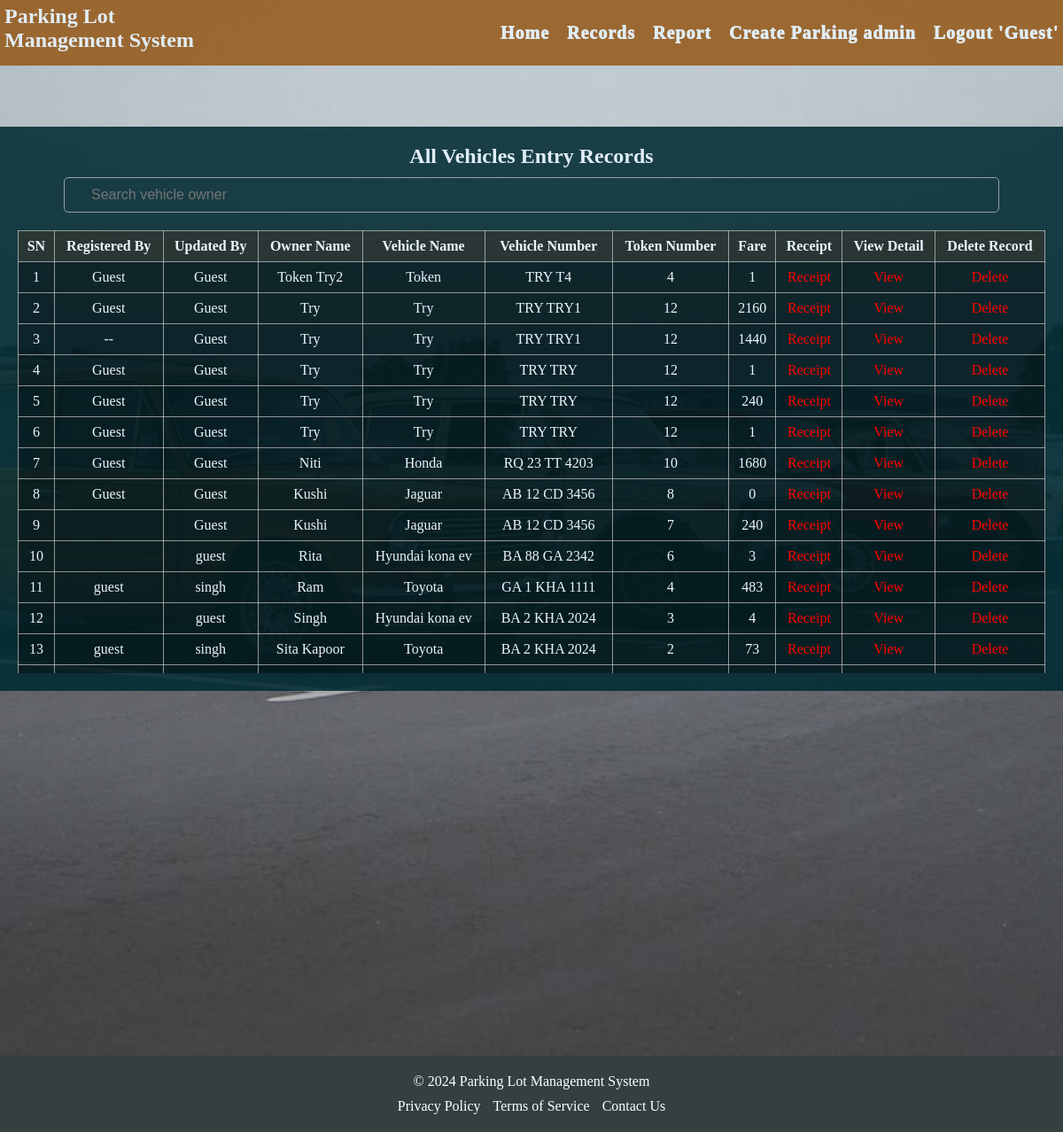
The app's page /record.php (signed in) with its own data.
### tables this page shows
CREATE TABLE `vehicle_info` (
  `ID` int(11) NOT NULL,
  `Registered_by` varchar(50) NOT NULL,
  `Updated_by` varchar(50) NOT NULL,
  `Owner_name` varchar(50) NOT NULL,
  `Vehicle_name` varchar(40) NOT NULL,
  `Vehicle_number` varchar(40) DEFAULT NULL,
  `Entry_date` datetime NOT NULL,
  `Exit_date` datetime DEFAULT NULL,
  `Token_number` int(11) NOT NULL,
  `Charge` varchar(50) NOT NULL DEFAULT 'Daily',
  `Fare` int(11) NOT NULL DEFAULT 0
);

### record.php (the view, shortened to what this page needs)
<!DOCTYPE html>
<html lang="en">
<head>
    <link rel="stylesheet" href="style.css">
</head>
<body>
    <div class="box">
        <div class="header">
            <div class="title">
                <h4>Parking Lot<br>Management System</h4>
            </div>
            <ul class="nav">
                <li><a href="index.php">Home</a></li>
                <li><a href="record.php">Records</a></li>
                <li><a href="report.php">Report</a></li>
                <li><a href="admin.php">Create Parking admin</a></li>
                <li><a href="logout.php">Logout '<?php echo htmlspecialchars($_SESSION['username']); ?>'</a></li>
            </ul>
        </div>
        <section class="Vehiclerecords">
            <div class="records">
                <h2 class="title">All Vehicles Entry Records</h2>
                <div class="search-bar">
                    <input type="text" class="search-input" onkeyup="search()" id="text" placeholder="Search vehicle owner">
                </div>
                <div class="record-table">
                    <table class="table table-stripped" id="table">
                        <?php
                            $conn = mysqli_connect("localhost", "root", "", "parking_project");
                            $sql = "SELECT * FROM vehicle_info ORDER BY Exit_date DESC";
                            $result = mysqli_query($conn, $sql);
                            if (mysqli_num_rows($result) > 0) {
                        ?>
                        <thead>
                            <tr>
                                <th>SN</th>
                                <th>Registered By</th>
                                <th>Updated By</th>
                                <th>Owner Name</th>
                                <th>Vehicle Name</th>
                                <th>Vehicle Number</th>
                                <th>Token Number</th>
                                <th>Fare</th>
                                <th>Receipt</th>
                                <th>View Detail</th>
                                <th>Delete Record</th>
                            </tr>
                        </thead>
                        <?php
                            function calculateRate($startTime, $endTime, $ratePerHour) {
                                if (empty($endTime) || $endTime == '0000-00-00 00:00:00') {
                                    return 0;
                                }
                                $startDateTime = new DateTime($startTime);
                                $endDateTime = new DateTime($endTime);
                                $diff = $endDateTime->diff($startDateTime);
                                $totalHours = $diff->days * 24 + $diff->h + $diff->i / 60;
                                $totalCost = $totalHours * $ratePerHour;
                                return $totalCost;
                            }
                            $count = 1;
                            while ($row = mysqli_fetch_assoc($result)) {
                        ?>
                        <tbody>
                            <tr>
                                <td><?php echo $count++; ?></td>
                                <td><?php echo htmlspecialchars($row['Registered_by']); ?></td>
                                <td><?php echo htmlspecialchars($row['Updated_by']); ?></td>
                                <td><?php echo htmlspecialchars($row['Owner_name']); ?></td>
                                <td><?php echo htmlspecialchars($row['Vehicle_name']); ?></td>
                                <td><?php echo htmlspecialchars($row['Vehicle_number']); ?></td>
                                <td><?php echo htmlspecialchars($row['Token_number']); ?></td>
                                <td>
                                    <?php
                                            $startTime = $row['Entry_date'];
                                            $endTime = $row['Exit_date'];
                                            $charge = $row['Charge'];
                                            $ratePerHour = ($charge == "Daily") ? 15 : 10;
                                            $totalCost = calculateRate($startTime, $endTime, $ratePerHour);
                                            $totalCost = round($totalCost);
                                            echo htmlspecialchars($totalCost);
                                        ?>
                                </td>
                                <td><a href="receipt.php?ID=<?php echo htmlspecialchars($row['ID']); ?>">Receipt</a></td>
                                <td><a href="view_detail.php?ID=<?php echo htmlspecialchars($row['ID']); ?>">View</a></td>
                                <td><a href="delete-update.php?ID=<?php echo htmlspecialchars($row['ID']); ?>">Delete</a></td>
                            </tr>
                        </tbody>
                        <?php
                                }
                            } else {
                                echo "<tr><td colspan='12'>No Data Found.</td></tr>";
                            }
                        ?>
                    </table>
                </div>
            </div>
        </section>
    </div>
    <footer>
        <div class="footer-content">
            <p>&copy; 2024 Parking Lot Management System</p>
            <ul>
                <li><a href="#">Privacy Policy</a></li>
                <li><a href="#">Terms of Service</a></li>
                <li><a href="#">Contact Us</a></li>
            </ul>
        </div>
    </footer>
</body>
</html>

### style.css (style rules this page uses)
* { margin: 0; padding: 0; }
.box { --bg-image:url('images/carpark.jpeg'); --bg-image-opacity:0.8; min-height: 100vh; position: relative; isolation: isolate; }
.box::after { content: ''; position: absolute; inset: 0; z-index: -1; opacity:var(--bg-image-opacity) ; background: var(--bg-image); background-repeat: no-repeat; background-size: cover; background-position: center; }
.header { display: flex; justify-content: space-between; align-items: center; padding: 5px; background: #945512d4; position: fixed; top: 0; left: 0; width: 100%; z-index: 1000; }
.title { flex: 1; }
.nav { list-style-type: none; margin: 0; padding: 0; display: flex; }
.nav li { margin-left: 20px; }
.nav li:first-child { margin-left: 0; }
.nav li { list-style: none; margin: 10px; }
.nav li a { color: #e0edf6; font-size: 20px; text-decoration: none; font-weight: 1000; letter-spacing: 1px; cursor: pointer; transition: 0.3s; }
.records { padding: 20px; background:#141415aa; background-color:#002a32de; text-align: center; }
.title { font-size: 24px; margin-bottom: 10px; color: #e0edf6; }
.search-bar { margin-bottom: 20px; }
.search-input { width: 80%; padding: 10px; font-size: 16px; border: 1px solid #ccccccb1; border-radius: 5px; background: transparent; }
.record-table { overflow-x: auto; overflow-y: auto; max-height: 500px; }
.table { width: 100%; border-collapse: collapse; }
.table th, .table td { border: 0.5px solid #ccccccb1; padding: 8px; text-align: left; color: #eaf5fd; text-align: center; }
.table th { background-color: #2e3532cf; }
.table tbody tr { background-color:rgba(0, 0, 0, 0.36); }
.search-bar { position: relative; }
.search-input { width: calc(90% - 30px); padding-left: 30px; }
.Vehiclerecords { position: absolute; width: 100%; top: 12%; }
footer { background-color: rgba(26, 38, 38, 0.882); color: #fff; padding: 20px 0; text-align: center; }
.footer-content { max-width: 1200px; margin: 0 auto; }
.footer-content p { margin-bottom: 10px; }
.footer-content ul { list-style: none; padding: 0; }
.footer-content ul li { display: inline; margin-right: 10px; }
.footer-content ul li:last-child { margin-right: 0; }
.footer-content ul li a { color: #fff; text-decoration: none; }
a { text-decoration: none; color:red; }

### records on screen
vehicle_info: Registered_by "Guest", Updated_by "Guest", Owner_name "Token Try2", Vehicle_name "Token", Vehicle_number "TRY T4", Token_number "4", totalCost "1"
vehicle_info: Registered_by "Guest", Updated_by "Guest", Owner_name "Try", Vehicle_name "Try", Vehicle_number "TRY TRY1", Token_number "12", totalCost "2160"
vehicle_info: Registered_by "--", Updated_by "Guest", Owner_name "Try", Vehicle_name "Try", Vehicle_number "TRY TRY1", Token_number "12", totalCost "1440"
vehicle_info: Registered_by "Guest", Updated_by "Guest", Owner_name "Try", Vehicle_name "Try", Vehicle_number "TRY TRY", Token_number "12", totalCost "1"
vehicle_info: Registered_by "Guest", Updated_by "Guest", Owner_name "Try", Vehicle_name "Try", Vehicle_number "TRY TRY", Token_number "12", totalCost "240"
vehicle_info: Registered_by "Guest", Updated_by "Guest", Owner_name "Try", Vehicle_name "Try", Vehicle_number "TRY TRY", Token_number "12", totalCost "1"
vehicle_info: Registered_by "Guest", Updated_by "Guest", Owner_name "Niti", Vehicle_name "Honda", Vehicle_number "RQ 23 TT 4203", Token_number "10", totalCost "1680"
vehicle_info: Registered_by "Guest", Updated_by "Guest", Owner_name "Kushi", Vehicle_name "Jaguar", Vehicle_number "AB 12 CD 3456", Token_number "8", totalCost "0"
vehicle_info: Updated_by "Guest", Owner_name "Kushi", Vehicle_name "Jaguar", Vehicle_number "AB 12 CD 3456", Token_number "7", totalCost "240"
vehicle_info: Updated_by "guest", Owner_name "Rita", Vehicle_name "Hyundai kona ev", Vehicle_number "BA 88 GA 2342", Token_number "6", totalCost "3"
vehicle_info: Registered_by "guest", Updated_by "singh", Owner_name "Ram", Vehicle_name "Toyota", Vehicle_number "GA 1 KHA 1111", Token_number "4", totalCost "483"
vehicle_info: Updated_by "guest", Owner_name "Singh", Vehicle_name "Hyundai kona ev", Vehicle_number "BA 2 KHA 2024", Token_number "3", totalCost "4"
vehicle_info: Registered_by "guest", Updated_by "singh", Owner_name "Sita Kapoor", Vehicle_name "Toyota", Vehicle_number "BA 2 KHA 2024", Token_number "2", totalCost "73"

### other values on screen
$_SESSION['username'] "Guest"
